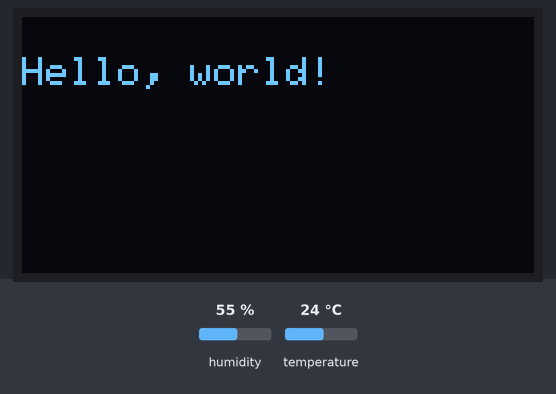
The sketch below on a simulated ESP32. Parts: 128×64 one-colour display. The test bench sets the inputs (shaded band); at power-on: humidity 55 %, temperature 24 °C. WiFi joins after 1.5 s; servers stay silent unless stated; uploads are accepted with an empty reply; what the sketch prints to the serial monitor is not drawn.

Above: at 3.6 s.
At 6.2 s:
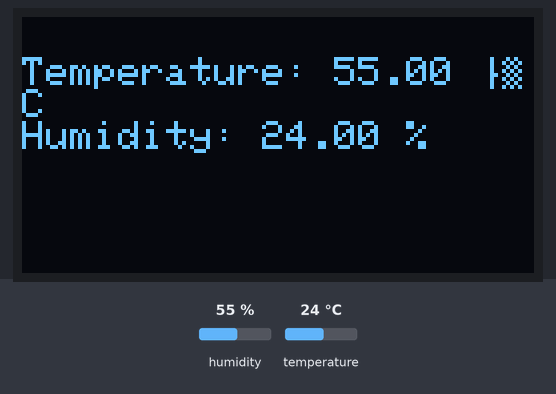
6.3 s: humidity set to 22 %
At 10.2 s:
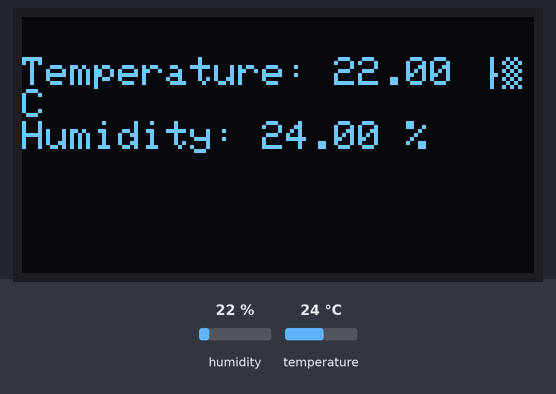
10.8 s: temperature set to 12 °C
At 13.3 s:
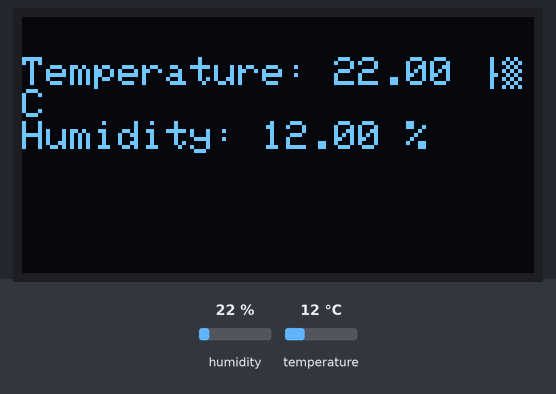
15.3 s: humidity set to 40 %
At 16.4 s:
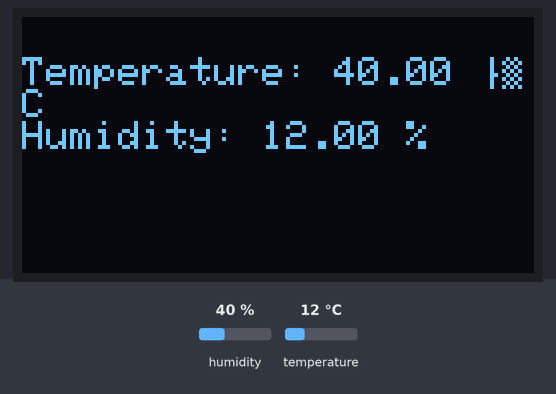
19.8 s: temperature set to 19 °C
Timing chart, 0 to 22.8 s (numbered marks = the images above; inputs shaded):
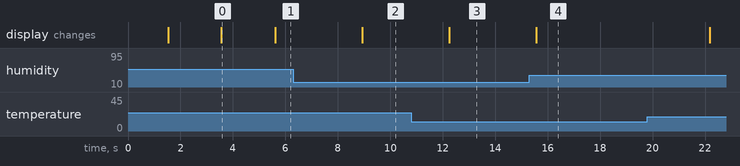

Measured:
- after the input at 6.3 s, the display: changes after 2.6 s (image 2)
- after the input at 10.8 s, the display: changes after 1.4 s (image 3)
- after the input at 15.3 s, the display: changes after 0.26 s (image 4)
- what the display in image 0 shows lasts 2.0 s, from 3.6 s to 5.6 s

The sketch:

sketch_nov17a.ino
```cpp
#include "DHT.h"
#include <WiFi.h>
#include <Wire.h>
#include <Adafruit_GFX.h>
#include <Adafruit_SSD1306.h>

#define SCREEN_WIDTH 128 // OLED display width, in pixels
#define SCREEN_HEIGHT 64 // OLED display height, in pixels
// Declaration for an SSD1306 display connected to I2C (SDA, SCL pins)
Adafruit_SSD1306 display(SCREEN_WIDTH, SCREEN_HEIGHT, &Wire, -1);


const char *ssid = "P314 B9-2G";
const char *password = "31411111";
#define DHTPIN 26     // what digital pin the DHT sensor is connected to
#define DHTTYPE DHT11 // there are multiple kinds of DHT sensors

DHT dht(DHTPIN, DHTTYPE);

const char *serverIp = "192.168.1.16";
const int serverPort = 3000;

void setup() {
    Serial.begin(115200);
    dht.begin();

    WiFi.begin(ssid, password);

    while (WiFi.status() != WL_CONNECTED) {
        delay(500);
        Serial.println("Connecting to WiFi...");
    }

    Serial.println("Connected to WiFi");
    if(!display.begin(SSD1306_SWITCHCAPVCC, 0x3C)) { // Address 0x3D for 128x64
    Serial.println(F("SSD1306 allocation failed"));
    for(;;);
  }
  delay(2000);
  display.clearDisplay();

  display.setTextSize(1);
  display.setTextColor(WHITE);
  display.setCursor(0, 10);
  // Display static text
  display.println("Hello, world!");
  display.display();
}

void sendRequest(float temperature, float humidity) {
    if (WiFi.status() == WL_CONNECTED) {
        WiFiClient client;

        // Use String formatting for a cleaner URL
        String url = "http://192.168.1.16:3000/dht11?temperature=" + String(temperature) + "&humidity=" + String(humidity);

        // Print the URL for debugging
        Serial.print("Sending request to: ");
        Serial.println(url);

        // Connect to the server
        if (client.connect(serverIp, serverPort)) {
            // Send HTTP request
            client.println("POST " + url + " HTTP/1.1");
            client.println("Host: " + String(serverIp));
            client.println("Connection: close");
            client.println("Content-Type: application/x-www-form-urlencoded");
            client.println();

            // Read the response
            while (client.connected()) {
                String line = client.readStringUntil('\r');
                Serial.print(line);
            }
            client.stop();
        } else {
            Serial.println("Failed to connect to the server");
        }
    } else {
        Serial.println("Not connected to WiFi");
    }
}

void loop() {
    delay(2000);

    float h = dht.readHumidity();
    float t = dht.readTemperature();

    if (isnan(h) || isnan(t)) {
        Serial.println("Failed to read from DHT sensor!");
        return;
    }

    Serial.print("Humidity: ");
    Serial.print(h);
    Serial.print(" %\t");
    Serial.print("Temperature: ");
    Serial.print(t);
    Serial.println(" *C ");
display.clearDisplay();
display.setCursor(0, 10);
display.println("Temperature: " + String(h) + " °C");
display.println("Humidity: " + String(t) + " %");
display.display();
    sendRequest(t, h);
}
```
